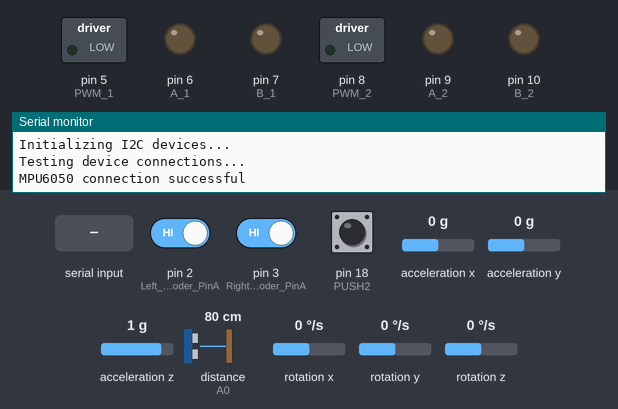
Simulated run of this sketch. Board: Arduino Uno, built with avr-gcc and run on an emulated ATmega328P. On the bench: switched loads named in the sketch (green lamp = pin HIGH), output pins drawn as LEDs (lit = HIGH), the last lines printed to the serial monitor. Wiring (inferred from the names in the program): ultrasonic range finder: trigger pin 12; echo A0. The test bench sets the inputs (shaded band); at power-on: pin 2 (Left_Encoder_PinA) HIGH, pin 3 (Right_Encoder_PinA) HIGH, pin 18 (PUSH2) HIGH, acceleration x 0 g, acceleration y 0 g, acceleration z 1 g, distance to the obstacle (sensor on A0) 80 cm, rotation x 0 °/s, rotation y 0 °/s, rotation z 0 °/s. The echo pulse lasts 58.3 µs per cm; pins used as bus, display or sensor lines are not drawn.

Above: at 0.1 s.
At 1.7 s:
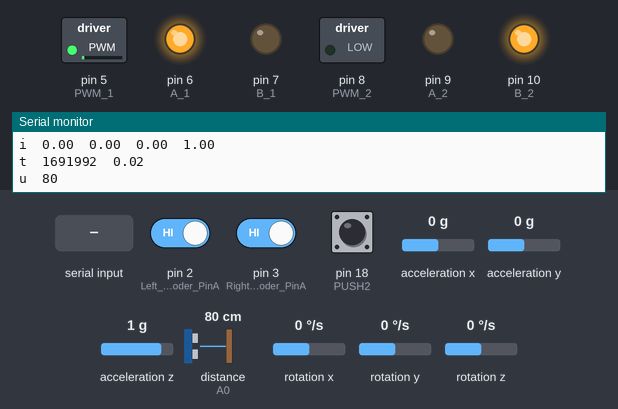
1.8 s: "90,45,200\n" received over Serial
Timing chart, 0 to 4.8 s (numbered marks = the images above; inputs shaded):
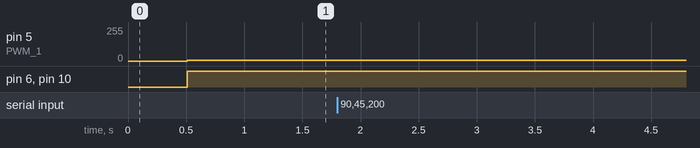

The sketch:

chefbot.ino
```cpp
#include <TFT.h>

/*final one -surya
#  Chefbot_ROS_Interface.ino

#
#  Some of the portion is adapted from I2C lib example code for MPU 6050
*/


//MPU 6050 Interfacing libraries

//Make a pin into an interrupt
#include <PinChangeInterrupt.h>
//Library to communicate with I2C devices
#include "Wire.h"
//I2C communication library for MPU6050
#include "I2Cdev.h"
//MPU6050 interfacing library
#include "MPU6050_6Axis_MotionApps20.h"
//Processing incoming serial data
#include <Messenger.h>
//Contain definition of maximum limits of various data type
#include <limits.h>

//Creating MPU6050 Object
MPU6050 accelgyro(0x68);
//Messenger object
Messenger Messenger_Handler = Messenger();

///////////////////////////////////////////////////////////////////////////////////////
//DMP options
//Set true if DMP init was successful
bool dmpReady = false;
//Holds actual interrupt status byte from MPU
uint8_t mpuIntStatus;
//return status after each device operation
uint8_t devStatus;
//Expected DMP paclet size
uint16_t packetSize;
//count of all bytes currently in FIFO
uint16_t fifoCount;
//FIFO storate buffer
uint8_t fifoBuffer[64];


#define OUTPUT_READABLE_QUATERNION
////////////////////////////////////////////////////////////////////////////////////////////////

//orientation/motion vars
Quaternion q;
VectorInt16 aa;
VectorInt16 aaReal;
VectorInt16 aaWorld;
VectorFloat gravity;

float euler[3];
float ypr[3];


// ================================================================
// ===               INTERRUPT DETECTION ROUTINE                ===
// ================================================================

volatile bool mpuInterrupt = false;     // indicates whether MPU interrupt pin has gone high
void dmpDataReady() {
    mpuInterrupt = true;
}


////////////////////////////////////////////////////////////////////////////////////////

///////////////////////////////////////////////////////////////
//Encoder pins definition

// Left encoder

#define Left_Encoder_PinA 2
#define Left_Encoder_PinB 4

volatile long Left_Encoder_Ticks = 0;
volatile bool LeftEncoderBSet;

//Right Encoder

#define Right_Encoder_PinA 3
#define Right_Encoder_PinB 11
volatile long Right_Encoder_Ticks = 0;
volatile bool RightEncoderBSet;

/////////////////////////////////////////////////////////////////
//Motor Pin definition
//Left Motor pins

#define A_1 6
#define B_1 7

//PWM 1 pin number
#define PWM_1 5


//Right Motor
#define A_2 9
#define B_2 10

//PWM 2 pin number
#define PWM_2 8

/////////////////////////////////////////////////////////////////////////////////////////////////////////////////////////////////////////////////////
//Ultrasonic pins definition
const int echo = A0, Trig = 12;
long duration, cm;

/////////////////////////////////////////////////////////////////////////////////////////////////////////////////////////////////////////////////////
//IMU pins definition
#define PUSH2 18

/////////////////////////////////////////////////////////////////////////////////////////////////////////////////////////////////////////////////////
//Battery level monitor for future upgrade
//#define BATTERY_SENSE_PIN 0 // not implemented

//float battery_level = 12;

//Reset pin for resetting Tiva C, if this PIN set high, Tiva C will reset

//#define RESET_PIN 1 // not implemented

/////////////////////////////////////////////////////////////////////////////////////////
//Time  update variables

unsigned long LastUpdateMicrosecs = 0;
unsigned long LastUpdateMillisecs = 0;
unsigned long CurrentMicrosecs = 0;
unsigned long MicrosecsSinceLastUpdate = 0;
float SecondsSinceLastUpdate = 0;

///////////////////////////////////////////////////////////////////////////////////////
//Motor speed from PC
//Motor left and right speed
float motor_left_speed = 5;
float motor_right_speed = 5;
/////////////////////////////////////////////////////////////////


//Setup serial, encoders, ultrasonic, MPU6050 and Reset functions
void setup()
{

  //Init Serial port with 115200 baud rate
  Serial.begin(115200);

  //Setup Encoders
  SetupEncoders();
  //Setup Motors
  SetupMotors();
  //Setup Ultrasonic
  SetupUltrasonic();
  //Setup MPU 6050
  Setup_MPU6050();
  //Setup Reset pins
//  SetupReset();
  //Set up Messenger
  Messenger_Handler.attach(OnMssageCompleted);


}

//SetupEncoders() Definition

void SetupEncoders()
{
  // Quadrature encoders
  // Left encoder
  pinMode(Left_Encoder_PinA, INPUT);      // sets pin A as input
  pinMode(Left_Encoder_PinB, INPUT);      // sets pin B as input
  //Attaching interrupt in Left_Enc_PinA.
  attachInterrupt(digitalPinToInterrupt(Left_Encoder_PinA), do_Left_Encoder, RISING);


  // Right encoder
  pinMode(Right_Encoder_PinA, INPUT);      // sets pin A as input
  pinMode(Right_Encoder_PinB, INPUT);      // sets pin B as input
  //Attaching interrupt in Right_Enc_PinA.
  attachInterrupt(digitalPinToInterrupt(Right_Encoder_PinA), do_Right_Encoder, RISING);

}

/////////////////////////////////////////////////////////////////////////////////////////////////////////////////////////////////////////////////////////////////////////////////////////
//Setup Motors() function

void SetupMotors()
{

 //Left motor
 pinMode(A_1,OUTPUT);
 pinMode(B_1,OUTPUT);


 //Right Motor
 pinMode(A_2,OUTPUT);
 pinMode(B_2,OUTPUT);

}


/////////////////////////////////////////////////////////////////////////////////////////////////////////////////////////////////////////////////////////////////////////////////////////
//Setup UltrasonicsSensor() function
void SetupUltrasonic()
{
 pinMode(Trig, OUTPUT);
 pinMode(echo, INPUT);

}

/////////////////////////////////////////////////////////////////////////////////////////////////////////////////////////////////////////////////////////////////////////////////////////
//Setup MPU6050 function

void Setup_MPU6050()
{


    Wire.begin();
   // initialize device
    Serial.println("Initializing I2C devices...");
    accelgyro.initialize();

    // verify connection
    Serial.println("Testing device connections...");
    Serial.println(accelgyro.testConnection() ? "MPU6050 connection successful" : "MPU6050 connection failed");

    //Initialize DMP in MPU 6050
    Setup_MPU6050_DMP();


}
/////////////////////////////////////////////////////////////////////////////////////////////////////////////////////////////////////////////////////////////////////////////////////////
//Setup MPU 6050 DMP
void Setup_MPU6050_DMP()
{

     //DMP Initialization

   devStatus = accelgyro.dmpInitialize();

   accelgyro.setXGyroOffset(220);
   accelgyro.setXGyroOffset(76);
   accelgyro.setXGyroOffset(-85);
   accelgyro.setXGyroOffset(1788);


   if(devStatus == 0){

    accelgyro.setDMPEnabled(true);

    pinMode(PUSH2,INPUT_PULLUP);
    attachPinChangeInterrupt(digitalPinToPinChangeInterrupt(PUSH2), dmpDataReady, RISING);

    mpuIntStatus = accelgyro.getIntStatus();

    dmpReady = true;

    packetSize = accelgyro.dmpGetFIFOPacketSize();

   }else{

     ;
     }


}

/////////////////////////////////////////////////////////////////////////////////////////////////////////////////////////////////////////////////////////////////////////////////////////
//Setup Reset() function
//
//void SetupReset()
//
//{
//
//
//  pinMode(GREEN_LED,OUTPUT);
//  pinMode(RESET_PIN,OUTPUT);
//
//
//  ///Conenect RESET Pins to the RESET pin of launchpad,its the 16th PIN
//  digitalWrite(RESET_PIN,HIGH);
//
//
//}
//////////////////////////////////////////////////////////////////////////////////////////////////////////////////////////////////////////////////////////////////////////////////////////////////
//MAIN LOOP

void loop()
{

    //Read from Serial port
    Read_From_Serial();
    //Serial.print(Serial.available());

    //Send time information through serial port
    Update_Time();

    //Send encoders values through serial port
    Update_Encoders();

    //Send ultrasonic values through serial port
    Update_Ultra_Sonic();


    //Update motor values with corresponding speed and send speed values through serial port
    Update_Motors();


    //Send MPU 6050 values through serial port
    Update_MPU6050();

    //Send battery values through serial port
//    Update_Battery();


}


///////////////////////////////////////////////////////////////////////////////////////////////////////////////////////////////////////////////////////////////////////////////////////
//Read from Serial Function

void Read_From_Serial()

{
   while(Serial.available() > 0)
    {

       int data = Serial.read();
       //Serial.print ("input data process ");
       Serial.println(data);
       Messenger_Handler.process(data);

     //Serial.println(Messenger_Handler.process(data));
    }

}

///////////////////////////////////////////////////////////////////////////////////////////////////////////////////////////////////////////////////////////////////////////////////////
//OnMssg Complete function definition

void OnMssageCompleted()
{Serial.println("message complete");

  char reset[] = "r";
  char set_speed[] = "s";

  if(Messenger_Handler.checkString(reset))
  {

     Serial.println("Reset Done");
//     Reset();

  }
  if(Messenger_Handler.checkString(set_speed))
  {

     //This will set the speed
     Serial.println("speed setting");
     Set_Speed();
     return;


  }
}

//////////////////////////////////////////////////////////////////////////////////////////////////////////////////////////////////////////////////////////////////////////////////////
//do_Left_Encoder() Definitions
void do_Left_Encoder()
{
   // Test transition; since the interrupt will only fire on 'rising' we don't need to read pin A
  LeftEncoderBSet = digitalRead(Left_Encoder_PinB);   // read the input pin
  Left_Encoder_Ticks -= LeftEncoderBSet ? -1 : +1;

}
//////////////////////////////////////////////////////////////////////////////////////////////////////////////////////////////////////////////////////////////////////////////////////
//do_Right_Encoder() Definitions

void do_Right_Encoder()
{

  RightEncoderBSet = digitalRead(Right_Encoder_PinB);   // read the input pin
  Right_Encoder_Ticks += RightEncoderBSet ? -1 : +1;


}
//////////////////////////////////////////////////////////////////////////////////////////////////////////////////////////////////////////////////////////////////////////////////////
//Set speed
void Set_Speed()
{

  motor_left_speed = Messenger_Handler.readLong();
  motor_right_speed =  5 ;  //Messenger_Handler.readLong();


}
//////////////////////////////////////////////////////////////////////////////////////////////////////////////////////////////////////////////////////////////////////////////////////
//Reset function
//void Reset()
//{
//
//  digitalWrite(GREEN_LED,HIGH);
//  delay(1000);
//  digitalWrite(RESET_PIN,LOW);
//  digitalWrite(GREEN_LED,LOW);
//
//
//}

////////////////////////////////////////////////////////////////////////////////////////////////////////////////////////////////////////////////////////////////////////////////////////
//Will update both motors
void Update_Motors()
{

  moveRightMotor(motor_right_speed);
  moveLeftMotor(motor_left_speed);

//  Serial.print("s");
//  Serial.print("\t");
//  Serial.print(motor_left_speed);
//  Serial.print("\t");
//  Serial.print(motor_right_speed);
//  Serial.print("\n");


}
////////////////////////////////////////////////////////////////////////////////////////////////////////////////////////////////////////////////////////////////////////////////////////
//Will update both encoder value through serial port
void Update_Encoders()
{

//  Serial.print("e");
//  Serial.print("\t");
//  Serial.print(Left_Encoder_Ticks);
//  Serial.print("\t");
//  Serial.print(Right_Encoder_Ticks);
//  Serial.print("\n");
//


}

////////////////////////////////////////////////////////////////////////////////////////////////////////////////////////////////////////////////////////////////////////////////////////
//Will update ultrasonic sensors through serial port

void Update_Ultra_Sonic()
{
  digitalWrite(Trig, LOW);
  delayMicroseconds(2);
  digitalWrite(Trig, HIGH);
  delayMicroseconds(10);
  digitalWrite(Trig, LOW);
  // The echo pin is used to read the signal from the PING))): a HIGH
  // pulse whose duration is the time (in microseconds) from the sending
  // of the ping to the reception of its echo off of an object.
  duration = pulseIn(echo, HIGH);
  // convert the time into a distance
  cm = microsecondsToCentimeters(duration);

  //Sending through serial port
  Serial.print("u");
  Serial.print("\t");
  Serial.print(cm);
  Serial.print("\n");

}

///////////////////////////////////////////////////////////////////////////////////////////////////////////////////////////////////////////////////////////
//Update MPU6050

void Update_MPU6050()
{


  int16_t ax, ay, az;
  int16_t gx, gy, gz;

    ///Update values from DMP for getting rotation vector
    Update_MPU6050_DMP();


}

///////////////////////////////////////////////////////////////////////////////////////////////////////////////////////////////////////////////////
//Update MPU6050 DMP functions

void Update_MPU6050_DMP()
{

 //DMP Processing

    if (!dmpReady) return;

    while (!mpuInterrupt && fifoCount < packetSize) {
        mpuInterrupt = true;
//        ;

          }


    mpuInterrupt = false;
    mpuIntStatus = accelgyro.getIntStatus();

    //get current FIFO count
    fifoCount = accelgyro.getFIFOCount();


    if ((mpuIntStatus & 0x10) || fifoCount > 512) {
        // reset so we can continue cleanly
        accelgyro.resetFIFO();
    }


else if (mpuIntStatus & 0x02) {
        // wait for correct available data length, should be a VERY short wait
        while (fifoCount < packetSize) fifoCount = accelgyro.getFIFOCount();

        // read a packet from FIFO
        accelgyro.getFIFOBytes(fifoBuffer, packetSize);

        // track FIFO count here in case there is > 1 packet available
        // (this lets us immediately read more without waiting for an interrupt)
        fifoCount -= packetSize;

        #ifdef OUTPUT_READABLE_QUATERNION
            // display quaternion values in easy matrix form: w x y z
            accelgyro.dmpGetQuaternion(&q, fifoBuffer);


            Serial.print("i");Serial.print("\t");
            Serial.print(q.x); Serial.print("\t");
            Serial.print(q.y); Serial.print("\t");
            Serial.print(q.z); Serial.print("\t");
            Serial.print(q.w);
            Serial.print("\n");


        #endif

        #ifdef OUTPUT_READABLE_EULER
            // display Euler angles in degrees
            accelgyro.dmpGetQuaternion(&q, fifoBuffer);
            accelgyro.dmpGetEuler(euler, &q);
            Serial.print("euler\t");
            Serial.print(euler[0] * 180/M_PI);
            Serial.print("\t");
            Serial.print(euler[1] * 180/M_PI);
            Serial.print("\t");
            Serial.println(euler[2] * 180/M_PI);
        #endif

        #ifdef OUTPUT_READABLE_YAWPITCHROLL
            // display Euler angles in degrees
            accelgyro.dmpGetQuaternion(&q, fifoBuffer);
            accelgyro.dmpGetGravity(&gravity, &q);
            accelgyro.dmpGetYawPitchRoll(ypr, &q, &gravity);
            Serial.print("ypr\t");
            Serial.print(ypr[0] * 180/M_PI);
            Serial.print("\t");
            Serial.print(ypr[1] * 180/M_PI);
            Serial.print("\t");
            Serial.println(ypr[2] * 180/M_PI);
        #endif

        #ifdef OUTPUT_READABLE_REALACCEL
            // display real acceleration, adjusted to remove gravity
            accelgyro.dmpGetQuaternion(&q, fifoBuffer);
            accelgyro.dmpGetAccel(&aa, fifoBuffer);
            accelgyro.dmpGetGravity(&gravity, &q);
            accelgyro.dmpGetLinearAccel(&aaReal, &aa, &gravity);
            Serial.print("areal\t");
            Serial.print(aaReal.x);
            Serial.print("\t");
            Serial.print(aaReal.y);
            Serial.print("\t");
            Serial.println(aaReal.z);
        #endif

        #ifdef OUTPUT_READABLE_WORLDACCEL
            // display initial world-frame acceleration, adjusted to remove gravity
            // and rotated based on known orientation from quaternion
            accelgyro.dmpGetQuaternion(&q, fifoBuffer);
            accelgyro.dmpGetAccel(&aa, fifoBuffer);
            accelgyro.dmpGetGravity(&gravity, &q);
            accelgyro.dmpGetLinearAccel(&aaReal, &aa, &gravity);
            accelgyro.dmpGetLinearAccelInWorld(&aaWorld, &aaReal, &q);
            Serial.print("aworld\t");
            Serial.print(aaWorld.x);
            Serial.print("\t");
            Serial.print(aaWorld.y);
            Serial.print("\t");
            Serial.println(aaWorld.z);
        #endif

        #ifdef OUTPUT_TEAPOT
            // display quaternion values in InvenSense Teapot demo format:
            teapotPacket[2] = fifoBuffer[0];
            teapotPacket[3] = fifoBuffer[1];
            teapotPacket[4] = fifoBuffer[4];
            teapotPacket[5] = fifoBuffer[5];
            teapotPacket[6] = fifoBuffer[8];
            teapotPacket[7] = fifoBuffer[9];
            teapotPacket[8] = fifoBuffer[12];
            teapotPacket[9] = fifoBuffer[13];
            Serial.write(teapotPacket, 14);
            teapotPacket[11]++; // packetCount, loops at 0xFF on purpose
        #endif


    }


}

////////////////////////////////////////////////////////////////////////////////////////////////////////////////////////////////////////////////////////////////////////////////////////
//Update time function
void Update_Time()
{


  CurrentMicrosecs = micros();
  LastUpdateMillisecs = millis();
  MicrosecsSinceLastUpdate = CurrentMicrosecs - LastUpdateMicrosecs;
  if (MicrosecsSinceLastUpdate < 0)
    {
	MicrosecsSinceLastUpdate = INT_MIN - LastUpdateMicrosecs + CurrentMicrosecs;

    }
  LastUpdateMicrosecs = CurrentMicrosecs;
  SecondsSinceLastUpdate = MicrosecsSinceLastUpdate / 1000000.0;

  Serial.print("t");
  Serial.print("\t");
  Serial.print(LastUpdateMicrosecs);
  Serial.print("\t");
  Serial.print(SecondsSinceLastUpdate);
  Serial.print("\n");


}


////////////////////////////////////////////////////////////////////////////////////////////////////////////////////////////////////////////////////////////////////////////////////////

//Conversion of microsecond to centimeter
long microsecondsToCentimeters(long microseconds)
{
// The speed of sound is 340 m/s or 29 microseconds per centimeter.
// The ping travels out and back, so to find the distance of the
// object we take half of the distance travelled.
return microseconds / 29 / 2;
}

////////////////////////////////////////////////////////////////////////////////////////////////////////////////////////////////////////////////////////////////////////////////////////
//Update battery function
//void Update_Battery()
//
//{
// battery_level = analogRead(PC_4);
//
// Serial.print("b");
// Serial.print("\t");
// Serial.print(battery_level);
// Serial.print("\n");
//
//}
////////////////////////////////////////////////////////////////////////////////////////////////////////////////////////////////////////////////////////////////////////////////////////

//Motor running function


void moveRightMotor(float rightServoValue)
{
  if (rightServoValue>0)
  {

 digitalWrite(A_1,HIGH);
 digitalWrite(B_1,LOW);
 analogWrite(PWM_1,rightServoValue);

  }
  else if(rightServoValue<0)
  {
 digitalWrite(A_1,LOW);
 digitalWrite(B_1,HIGH);
 analogWrite(PWM_1,abs(rightServoValue));

  }

  else if(rightServoValue == 0)
  {
 digitalWrite(A_1,HIGH);
 digitalWrite(B_1,HIGH);


  }
}

////////////////////////////////////////////////////////////////////////////////////////////////////////////////////////////////////////////////////////////////////////////////////////
void moveLeftMotor(float leftServoValue)
{
 if (leftServoValue > 0)
  {
digitalWrite(A_2,LOW);
digitalWrite(B_2,HIGH);
analogWrite(PWM_2,leftServoValue);
  }
  else if(leftServoValue < 0)
  {
 digitalWrite(A_2,HIGH);
 digitalWrite(B_2,LOW);
 analogWrite(PWM_2,abs(leftServoValue));

  }
  else if(leftServoValue == 0)
  {

   digitalWrite(A_2,HIGH);
   digitalWrite(B_2,HIGH);

   }


}
```

Source omitted: Messenger.h (1130 bytes), Messenger.cpp (2575 bytes), Messenger.h (1131 bytes)
